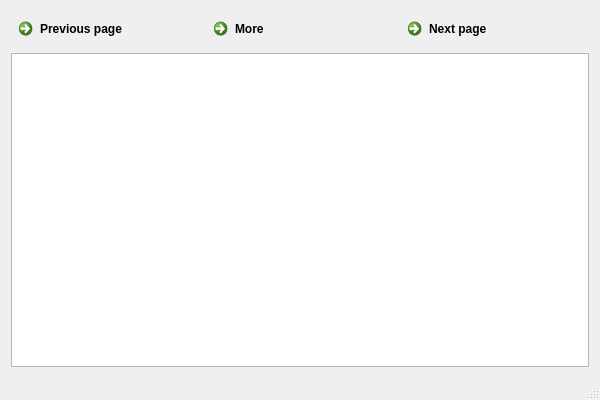
<?xml version="1.0" encoding="UTF-8"?>
<ui version="4.0">
 <class>MainWindow</class>
 <widget class="QMainWindow" name="MainWindow">
  <property name="geometry">
   <rect>
    <x>0</x>
    <y>0</y>
    <width>600</width>
    <height>400</height>
   </rect>
  </property>
  <property name="windowTitle">
   <string>QuickPen</string>
  </property>
  <widget class="QWidget" name="centralWidget">
   <layout class="QGridLayout" name="gridLayout">
    <item row="0" column="0">
     <widget class="QCommandLinkButton" name="prevbutton">
      <property name="text">
       <string>Previous page</string>
      </property>
      <property name="icon">
       <iconset resource="quickpenresourcefile.qrc">
        <normaloff>:/new/prefix1/arrowleft</normaloff>:/new/prefix1/arrowleft</iconset>
      </property>
     </widget>
    </item>
    <item row="0" column="2">
     <widget class="QCommandLinkButton" name="nextbutton">
      <property name="text">
       <string>Next page</string>
      </property>
     </widget>
    </item>
    <item row="1" column="0" colspan="3">
     <widget class="QGraphicsView" name="graphicsView"/>
    </item>
    <item row="0" column="1">
     <widget class="QCommandLinkButton" name="morebutton">
      <property name="text">
       <string>More</string>
      </property>
     </widget>
    </item>
   </layout>
  </widget>
  <widget class="QMenuBar" name="menuBar">
   <property name="geometry">
    <rect>
     <x>0</x>
     <y>0</y>
     <width>600</width>
     <height>20</height>
    </rect>
   </property>
  </widget>
  <widget class="QStatusBar" name="statusBar"/>
  <action name="actionSave">
   <property name="text">
    <string>save</string>
   </property>
  </action>
 </widget>
 <layoutdefault spacing="6" margin="11"/>
 <resources>
  <include location="quickpenresourcefile.qrc"/>
 </resources>
 <connections/>
</ui>
